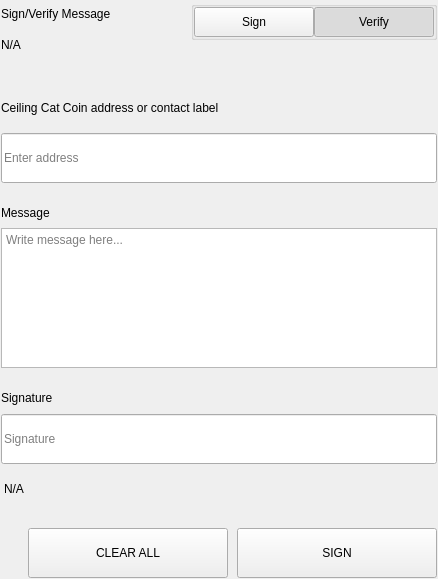
<?xml version="1.0" encoding="UTF-8"?>
<ui version="4.0">
 <class>SettingsSignMessageWidgets</class>
 <widget class="QWidget" name="SettingsSignMessageWidgets">
  <property name="geometry">
   <rect>
    <x>0</x>
    <y>0</y>
    <width>438</width>
    <height>579</height>
   </rect>
  </property>
  <property name="windowTitle">
   <string>Form</string>
  </property>
  <layout class="QVBoxLayout" name="verticalLayout">
   <property name="spacing">
    <number>0</number>
   </property>
   <property name="leftMargin">
    <number>0</number>
   </property>
   <property name="topMargin">
    <number>0</number>
   </property>
   <property name="rightMargin">
    <number>0</number>
   </property>
   <property name="bottomMargin">
    <number>0</number>
   </property>
   <item>
    <widget class="QWidget" name="left" native="true">
     <layout class="QVBoxLayout" name="verticalLayout_3">
      <property name="leftMargin">
       <number>0</number>
      </property>
      <property name="topMargin">
       <number>0</number>
      </property>
      <property name="rightMargin">
       <number>0</number>
      </property>
      <property name="bottomMargin">
       <number>0</number>
      </property>
      <item>
       <widget class="QWidget" name="container_sign" native="true">
        <layout class="QVBoxLayout" name="verticalLayout_2">
         <property name="spacing">
          <number>0</number>
         </property>
         <property name="leftMargin">
          <number>1</number>
         </property>
         <property name="topMargin">
          <number>1</number>
         </property>
         <property name="rightMargin">
          <number>1</number>
         </property>
         <property name="bottomMargin">
          <number>1</number>
         </property>
         <item>
          <layout class="QHBoxLayout" name="horizontalLayout_3" stretch="3,1">
           <property name="spacing">
            <number>40</number>
           </property>
           <item>
            <layout class="QVBoxLayout" name="verticalLayoutTitle">
             <property name="spacing">
              <number>5</number>
             </property>
             <item>
              <widget class="QLabel" name="labelTitle">
               <property name="text">
                <string>Sign/Verify Message</string>
               </property>
              </widget>
             </item>
             <item>
              <widget class="QLabel" name="labelSubtitle1">
               <property name="text">
                <string notr="true">N/A</string>
               </property>
               <property name="wordWrap">
                <bool>true</bool>
               </property>
              </widget>
             </item>
            </layout>
           </item>
           <item alignment="Qt::AlignRight|Qt::AlignTop">
            <widget class="QWidget" name="containerSwitch" native="true">
             <property name="styleSheet">
              <string notr="true">#containerSwitch{
	padding-top:9px;
}</string>
             </property>
             <layout class="QVBoxLayout" name="verticalLayout_6">
              <property name="spacing">
               <number>4</number>
              </property>
              <property name="leftMargin">
               <number>0</number>
              </property>
              <property name="topMargin">
               <number>0</number>
              </property>
              <property name="rightMargin">
               <number>0</number>
              </property>
              <property name="bottomMargin">
               <number>0</number>
              </property>
              <item alignment="Qt::AlignRight">
               <widget class="QGroupBox" name="groupBox">
                <property name="sizePolicy">
                 <sizepolicy hsizetype="Fixed" vsizetype="Preferred">
                  <horstretch>0</horstretch>
                  <verstretch>0</verstretch>
                 </sizepolicy>
                </property>
                <property name="title">
                 <string/>
                </property>
                <property name="alignment">
                 <set>Qt::AlignRight|Qt::AlignTop|Qt::AlignTrailing</set>
                </property>
                <layout class="QHBoxLayout" name="horizontalLayout_4">
                 <property name="spacing">
                  <number>0</number>
                 </property>
                 <property name="leftMargin">
                  <number>0</number>
                 </property>
                 <property name="topMargin">
                  <number>0</number>
                 </property>
                 <property name="rightMargin">
                  <number>0</number>
                 </property>
                 <property name="bottomMargin">
                  <number>0</number>
                 </property>
                 <item>
                  <widget class="QPushButton" name="pushSign">
                   <property name="minimumSize">
                    <size>
                     <width>120</width>
                     <height>30</height>
                    </size>
                   </property>
                   <property name="maximumSize">
                    <size>
                     <width>120</width>
                     <height>30</height>
                    </size>
                   </property>
                   <property name="focusPolicy">
                    <enum>Qt::NoFocus</enum>
                   </property>
                   <property name="text">
                    <string>Sign</string>
                   </property>
                   <property name="checkable">
                    <bool>true</bool>
                   </property>
                   <property name="autoExclusive">
                    <bool>true</bool>
                   </property>
                  </widget>
                 </item>
                 <item>
                  <widget class="QPushButton" name="pushVerify">
                   <property name="minimumSize">
                    <size>
                     <width>120</width>
                     <height>30</height>
                    </size>
                   </property>
                   <property name="maximumSize">
                    <size>
                     <width>120</width>
                     <height>30</height>
                    </size>
                   </property>
                   <property name="focusPolicy">
                    <enum>Qt::NoFocus</enum>
                   </property>
                   <property name="text">
                    <string>Verify</string>
                   </property>
                   <property name="checkable">
                    <bool>true</bool>
                   </property>
                   <property name="checked">
                    <bool>true</bool>
                   </property>
                   <property name="autoExclusive">
                    <bool>true</bool>
                   </property>
                  </widget>
                 </item>
                </layout>
               </widget>
              </item>
              <item alignment="Qt::AlignHCenter|Qt::AlignTop">
               <widget class="QLabel" name="labelSubtitleSwitch">
                <property name="text">
                 <string/>
                </property>
                <property name="alignment">
                 <set>Qt::AlignRight|Qt::AlignTrailing|Qt::AlignVCenter</set>
                </property>
               </widget>
              </item>
             </layout>
            </widget>
           </item>
          </layout>
         </item>
         <item>
          <spacer name="verticalSpacer_2">
           <property name="orientation">
            <enum>Qt::Vertical</enum>
           </property>
           <property name="sizeType">
            <enum>QSizePolicy::Fixed</enum>
           </property>
           <property name="sizeHint" stdset="0">
            <size>
             <width>20</width>
             <height>40</height>
            </size>
           </property>
          </spacer>
         </item>
         <item>
          <widget class="QWidget" name="containerAddress" native="true">
           <property name="sizePolicy">
            <sizepolicy hsizetype="Preferred" vsizetype="Fixed">
             <horstretch>0</horstretch>
             <verstretch>0</verstretch>
            </sizepolicy>
           </property>
           <layout class="QVBoxLayout" name="verticalLayout_5" stretch="0,0">
            <property name="spacing">
             <number>15</number>
            </property>
            <property name="leftMargin">
             <number>0</number>
            </property>
            <property name="topMargin">
             <number>0</number>
            </property>
            <property name="rightMargin">
             <number>0</number>
            </property>
            <property name="bottomMargin">
             <number>0</number>
            </property>
            <item>
             <widget class="QLabel" name="labelSubtitleAddress">
              <property name="minimumSize">
               <size>
                <width>0</width>
                <height>20</height>
               </size>
              </property>
              <property name="maximumSize">
               <size>
                <width>16777215</width>
                <height>20</height>
               </size>
              </property>
              <property name="text">
               <string>Ceiling Cat Coin address or contact label</string>
              </property>
             </widget>
            </item>
            <item>
             <widget class="QLineEdit" name="addressIn_SM">
              <property name="minimumSize">
               <size>
                <width>0</width>
                <height>50</height>
               </size>
              </property>
              <property name="maximumSize">
               <size>
                <width>16777215</width>
                <height>50</height>
               </size>
              </property>
              <property name="placeholderText">
               <string>Enter address</string>
              </property>
             </widget>
            </item>
           </layout>
          </widget>
         </item>
         <item>
          <spacer name="verticalSpacer_3">
           <property name="orientation">
            <enum>Qt::Vertical</enum>
           </property>
           <property name="sizeType">
            <enum>QSizePolicy::Fixed</enum>
           </property>
           <property name="sizeHint" stdset="0">
            <size>
             <width>20</width>
             <height>20</height>
            </size>
           </property>
          </spacer>
         </item>
         <item>
          <layout class="QVBoxLayout" name="verticalLayout_9">
           <property name="spacing">
            <number>5</number>
           </property>
           <item>
            <widget class="QLabel" name="labelSubtitleMessage">
             <property name="minimumSize">
              <size>
               <width>0</width>
               <height>20</height>
              </size>
             </property>
             <property name="maximumSize">
              <size>
               <width>16777215</width>
               <height>20</height>
              </size>
             </property>
             <property name="text">
              <string>Message</string>
             </property>
            </widget>
           </item>
           <item>
            <widget class="QPlainTextEdit" name="messageIn_SM">
             <property name="minimumSize">
              <size>
               <width>0</width>
               <height>140</height>
              </size>
             </property>
             <property name="maximumSize">
              <size>
               <width>16777215</width>
               <height>140</height>
              </size>
             </property>
             <property name="placeholderText">
              <string>Write message here...</string>
             </property>
            </widget>
           </item>
          </layout>
         </item>
         <item>
          <spacer name="verticalSpacer_4">
           <property name="orientation">
            <enum>Qt::Vertical</enum>
           </property>
           <property name="sizeType">
            <enum>QSizePolicy::Fixed</enum>
           </property>
           <property name="sizeHint" stdset="0">
            <size>
             <width>20</width>
             <height>20</height>
            </size>
           </property>
          </spacer>
         </item>
         <item>
          <widget class="QWidget" name="widget" native="true">
           <property name="minimumSize">
            <size>
             <width>0</width>
             <height>75</height>
            </size>
           </property>
           <property name="maximumSize">
            <size>
             <width>16777215</width>
             <height>16777215</height>
            </size>
           </property>
           <layout class="QVBoxLayout" name="verticalLayout_4">
            <property name="leftMargin">
             <number>0</number>
            </property>
            <property name="topMargin">
             <number>0</number>
            </property>
            <property name="rightMargin">
             <number>0</number>
            </property>
            <property name="bottomMargin">
             <number>0</number>
            </property>
            <item>
             <widget class="QLabel" name="labelSubtitleSignature">
              <property name="minimumSize">
               <size>
                <width>0</width>
                <height>20</height>
               </size>
              </property>
              <property name="maximumSize">
               <size>
                <width>16777215</width>
                <height>20</height>
               </size>
              </property>
              <property name="text">
               <string>Signature</string>
              </property>
             </widget>
            </item>
            <item>
             <widget class="QLineEdit" name="signatureOut_SM">
              <property name="minimumSize">
               <size>
                <width>0</width>
                <height>50</height>
               </size>
              </property>
              <property name="placeholderText">
               <string>Signature</string>
              </property>
             </widget>
            </item>
           </layout>
          </widget>
         </item>
         <item>
          <widget class="QLabel" name="statusLabel_SM">
           <property name="styleSheet">
            <string notr="true">padding-top:5px;</string>
           </property>
           <property name="text">
            <string notr="true">N/A</string>
           </property>
          </widget>
         </item>
         <item>
          <spacer name="verticalSpacer">
           <property name="orientation">
            <enum>Qt::Vertical</enum>
           </property>
           <property name="sizeType">
            <enum>QSizePolicy::Fixed</enum>
           </property>
           <property name="sizeHint" stdset="0">
            <size>
             <width>20</width>
             <height>20</height>
            </size>
           </property>
          </spacer>
         </item>
         <item>
          <layout class="QHBoxLayout" name="horizontalLayout_7">
           <property name="spacing">
            <number>9</number>
           </property>
           <item>
            <spacer name="horizontalSpacer_5">
             <property name="orientation">
              <enum>Qt::Horizontal</enum>
             </property>
             <property name="sizeType">
              <enum>QSizePolicy::Expanding</enum>
             </property>
             <property name="sizeHint" stdset="0">
              <size>
               <width>40</width>
               <height>20</height>
              </size>
             </property>
            </spacer>
           </item>
           <item>
            <widget class="QPushButton" name="pushButtonClear">
             <property name="minimumSize">
              <size>
               <width>200</width>
               <height>50</height>
              </size>
             </property>
             <property name="focusPolicy">
              <enum>Qt::NoFocus</enum>
             </property>
             <property name="text">
              <string>CLEAR ALL</string>
             </property>
            </widget>
           </item>
           <item>
            <widget class="QPushButton" name="pushButtonSave">
             <property name="minimumSize">
              <size>
               <width>200</width>
               <height>50</height>
              </size>
             </property>
             <property name="maximumSize">
              <size>
               <width>200</width>
               <height>50</height>
              </size>
             </property>
             <property name="focusPolicy">
              <enum>Qt::NoFocus</enum>
             </property>
             <property name="text">
              <string>SIGN</string>
             </property>
            </widget>
           </item>
          </layout>
         </item>
        </layout>
       </widget>
      </item>
     </layout>
    </widget>
   </item>
  </layout>
 </widget>
 <resources/>
 <connections/>
</ui>
